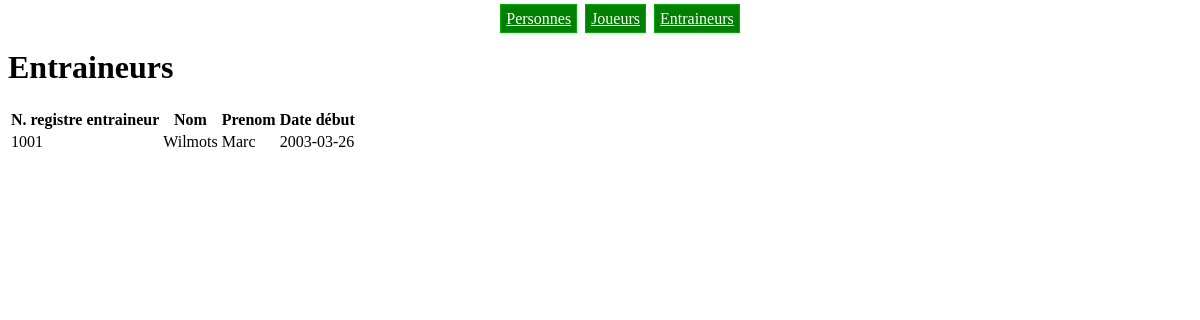
/entraineurs.php, run on the app's committed database.
### tables this page shows
CREATE TABLE IF NOT EXISTS Entraineur (
  n_registre_entraineur BIGINT PRIMARY KEY,
  date_debut            DATE   NOT NULL,
  FOREIGN KEY (n_registre_entraineur) REFERENCES Personne(n_registre)
);

CREATE TABLE IF NOT EXISTS Personne (
  n_registre  BIGINT       PRIMARY KEY,
  nom         VARCHAR(50)  NOT NULL,
  prenom      VARCHAR(50)  NOT NULL,
  nationalite VARCHAR(50)  NOT NULL,
  rue         VARCHAR(200) NOT NULL,
  numero      INT          NOT NULL,
  code_postal INT          NOT NULL,
  localite    VARCHAR(50)  NOT NULL
);

### entraineurs.php (the view)
<?php include 'header.php' ?>
<h1>Entraineurs</h1>
<table>
  <tr>
    <th>N. registre entraineur</th>
    <th>Nom</th>
    <th>Prenom</th>
    <th>Date début</th>
  </tr>
  <?php
  $req = $bdd->query('SELECT Entraineur.n_registre_entraineur, Personne.nom, Personne.prenom, Entraineur.date_debut
                      FROM Entraineur JOIN Personne
                      ON Personne.n_registre = Entraineur.n_registre_entraineur');
  while($tuple = $req->fetch()){
    ?>
    <tr>
      <td><?php echo $tuple['n_registre_entraineur'] ?></td>
      <td><?php echo $tuple['nom'] ?></td>
      <td><?php echo $tuple['prenom'] ?></td>
      <td><?php echo $tuple['date_debut'] ?></td>
    </tr>
    <?php
  }
  ?>
</table>
<?php include 'footer.php' ?>

### data on the page
entraineur: n_registre_entraineur "1001", n_registre_entraineur.nom "Wilmots", n_registre_entraineur.prenom "Marc", date_debut "2003-03-26"
